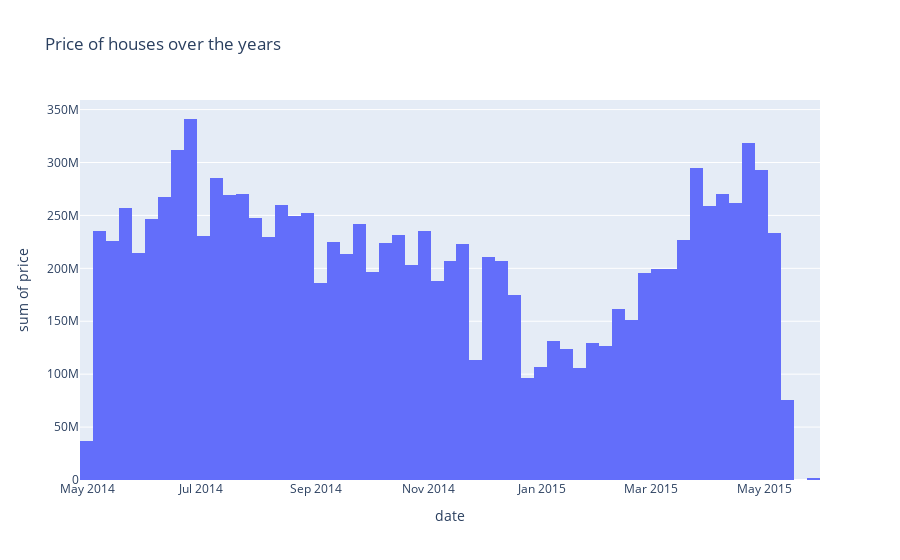

The cell this chart's notebook holds for it:
### Code cell
# lineplot for date vs price
import plotly.express as px
px.histogram(df, x='date', y='price', title='Price of houses over the years')

### Figure 1 — Plotly figure (JSON) as saved in the notebook; plotly's stock layout.template omitted (floating-point values rounded to 4 significant figures; data arrays with more than 128 entries replaced by an {"elided": "..."} marker saying what was removed)
{"data": [{"alignmentgroup": "True", "bingroup": "x", "histfunc": "sum", "hovertemplate": "date=%{x}<br>sum of price=%{y}<extra></extra>", "legendgroup": "", "marker": {"color": "#636efa", "pattern": {"shape": ""}}, "name": "", "offsetgroup": "", "orientation": "v", "showlegend": false, "type": "histogram", "x": {"elided": "21613 str values"}, "xaxis": "x", "y": {"elided": "21613 int values"}, "yaxis": "y"}], "layout": {"barmode": "relative", "legend": {"tracegroupgap": 0}, "title": {"text": "Price of houses over the years"}, "xaxis": {"anchor": "y", "domain": [0, 1], "title": {"text": "date"}}, "yaxis": {"anchor": "x", "domain": [0, 1], "title": {"text": "sum of price"}}}}
